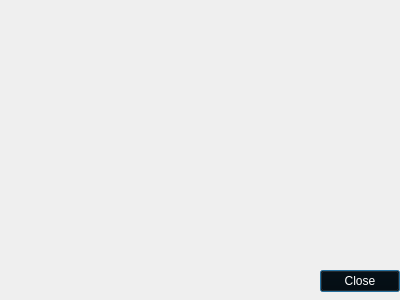
<?xml version="1.0" encoding="UTF-8"?>
<ui version="4.0">
 <class>Map</class>
 <widget class="QDialog" name="Map">
  <property name="geometry">
   <rect>
    <x>0</x>
    <y>0</y>
    <width>400</width>
    <height>300</height>
   </rect>
  </property>
  <property name="windowTitle">
   <string>Dialog</string>
  </property>
  <widget class="QLabel" name="label">
   <property name="geometry">
    <rect>
     <x>6</x>
     <y>3</y>
     <width>391</width>
     <height>301</height>
    </rect>
   </property>
   <property name="text">
    <string/>
   </property>
  </widget>
  <widget class="QPushButton" name="CloseButton">
   <property name="geometry">
    <rect>
     <x>320</x>
     <y>270</y>
     <width>80</width>
     <height>22</height>
    </rect>
   </property>
   <property name="styleSheet">
    <string notr="true">color: rgb(255, 255, 255);
background-color: rgb(0, 0, 0);</string>
   </property>
   <property name="text">
    <string>Close</string>
   </property>
  </widget>
 </widget>
 <resources/>
 <connections/>
</ui>
